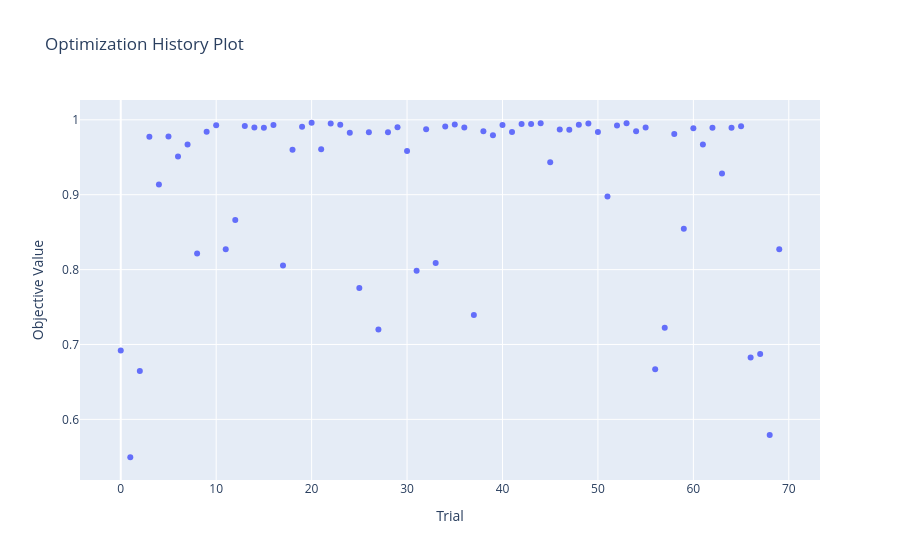

Notebook code cell kept with this figure:
### Code cell
optuna.visualization.plot_optimization_history(study, target = lambda t: t.values[int(core_param[-1])])

### Figure 1 — Plotly figure (JSON) as saved in the notebook; plotly's stock layout.template omitted (floating-point values rounded to 4 significant figures)
{"data": [{"mode": "markers", "name": "Objective Value", "type": "scatter", "x": [0, 1, 2, 3, 4, 5, 6, 7, 8, 9, 10, 11, 12, 13, 14, 15, 16, 17, 18, 19, 20, 21, 22, 23, 24, 25, 26, 27, 28, 29, 30, 31, 32, 33, 34, 35, 36, 37, 38, 39, 40, 41, 42, 43, 44, 45, 46, 47, 48, 49, 50, 51, 52, 53, 54, 55, 56, 57, 58, 59, 60, 61, 62, 63, 64, 65, 66, 67, 68, 69], "y": [0.6921, 0.5494, 0.6647, 0.9775, 0.9136, 0.9778, 0.951, 0.967, 0.8215, 0.9839, 0.9927, 0.827, 0.8663, 0.9917, 0.9896, 0.9896, 0.9931, 0.8054, 0.96, 0.9907, 0.9961, 0.9608, 0.9951, 0.9935, 0.9828, 0.7756, 0.9833, 0.72, 0.9833, 0.9901, 0.9584, 0.7985, 0.9873, 0.8087, 0.9912, 0.9936, 0.9899, 0.7392, 0.9849, 0.9792, 0.993, 0.9836, 0.9945, 0.9945, 0.9953, 0.9435, 0.9871, 0.9867, 0.9935, 0.9951, 0.9836, 0.8975, 0.9923, 0.9953, 0.9847, 0.9898, 0.667, 0.7225, 0.9812, 0.8547, 0.9888, 0.967, 0.9893, 0.9283, 0.9896, 0.9916, 0.6827, 0.6871, 0.5792, 0.8273]}, {"marker": {"color": "#cccccc"}, "mode": "markers", "name": "Infeasible Trial", "showlegend": false, "type": "scatter", "x": [], "y": []}], "layout": {"title": {"text": "Optimization History Plot"}, "xaxis": {"title": {"text": "Trial"}}, "yaxis": {"title": {"text": "Objective Value"}}}}
